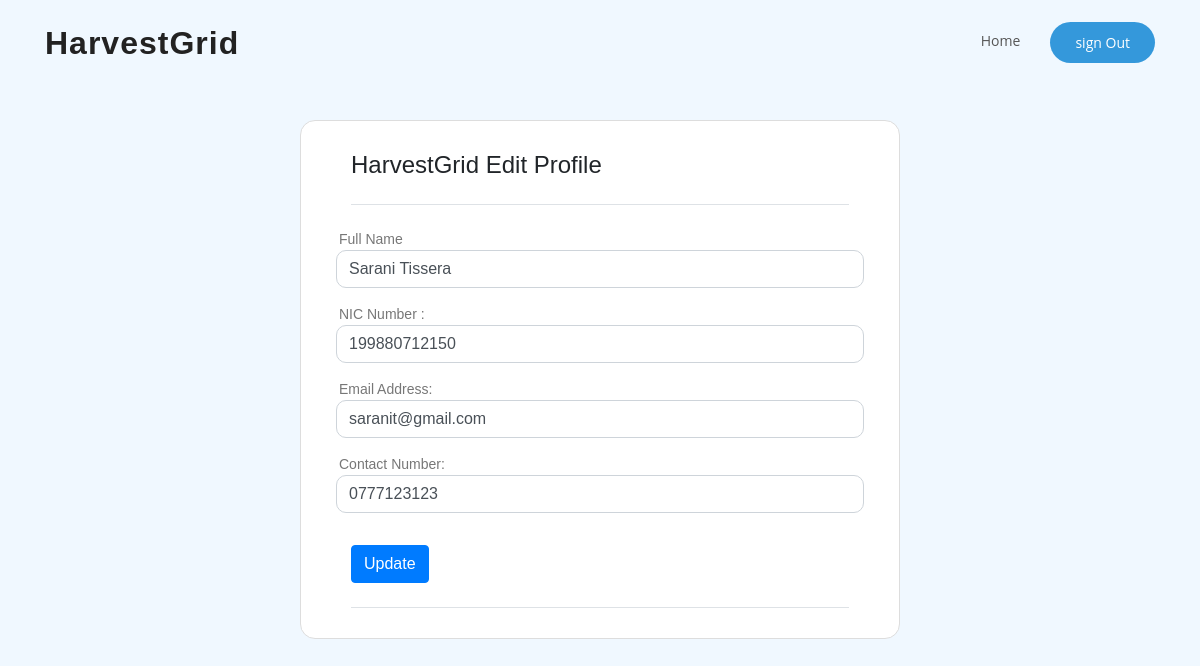
Page /pages/editprofile.php (signed in) on the committed database.
### tables this page shows
CREATE TABLE `users` (
  `user_id` int(11) NOT NULL,
  `user_name` varchar(150) NOT NULL,
  `user_nic` varchar(12) NOT NULL,
  `user_password` varchar(255) NOT NULL,
  `user_email` varchar(150) NOT NULL,
  `user_tp` varchar(10) NOT NULL,
  `user_gender` char(1) NOT NULL,
  `user_age` int(2) NOT NULL,
  `user_crop` varchar(50) NOT NULL,
  `user_lat` float(10,6) NOT NULL,
  `user_lng` float(10,6) NOT NULL,
  `user_city` varchar(30) NOT NULL DEFAULT 'N/A',
  `user_role` char(1) NOT NULL DEFAULT 'F',
  `status` char(1) DEFAULT 'N',
  `user_rating` int(11) NOT NULL DEFAULT 10,
  `user_img` text NOT NULL DEFAULT 'nopropic.webp',
  `user_regdate` timestamp NOT NULL DEFAULT current_timestamp() ON UPDATE current_timestamp()
);

### pages/editprofile.php (the view, shortened to what this page needs)
<?php
include "../includes/editprofile.php";
$user_id = ($_SESSION['user_id']);
$query = "SELECT * from users WHERE user_id = '$user_id'";
$result = mysqli_query($con, $query);
while ($row = mysqli_fetch_assoc($result)) {
    $email = $row['user_email'];
    $name = $row['user_name'];
    $nic = $row['user_nic'];
    $tp = $row['user_tp'];
}
?>
<!DOCTYPE html>
<html lang="en">
<head>
    <link href="../assets/css/style.css" rel="stylesheet">
    <link rel="stylesheet" href="https://maxcdn.bootstrapcdn.com/bootstrap/4.5.2/css/bootstrap.min.css">
    <link rel="stylesheet" href="https://stackpath.bootstrapcdn.com/bootstrap/4.3.1/css/bootstrap.min.css">
    <link href="../assets/css/formstyle.css" rel="stylesheet">
</head>
<body>
    <header id="header" class="fixed-top d-flex align-items-center">
        <div class="container d-flex align-items-center">
            <div class="logo mr-auto">
                <h1 class="text-light"><a href="../index.php"><span>HarvestGrid</span></a></h1>
            </div>
            <nav class="nav-menu d-none d-lg-block">
                <ul>
                    <li><a href="../index.php">Home</a></li>
                    <li class="get-started"><a href="../includes/signout.php">sign Out</a></li>
                </ul>
            </nav>
        </div>
    </header>
    <br><br><br>
    <?php if ($_SESSION['user_role'] != "A") { ?>
        <div class="wrapper bg-white mt-sm-5">
            <h4 class="pb-4 border-bottom">HarvestGrid Edit Profile</h4>
            <form action="" class="needs-validation" method="post" enctype="multipart/form-data" novalidate>
                <div class="py-2">
                    <div class="row py-2">
                        <label for="name">Full Name</label>
                        <input type="text" class="form-control" id="name" placeholder="Enter Name" name="user_name" value="<?php if (isset($name)) {
                                                                                                                                echo $name;
                                                                                                                            } ?>" required>
                    </div>
                    <div class="row py-2">
                        <label for="nic">NIC Number : </label>
                        <input type="text" class="form-control" id="nic" placeholder="Enter NIC Number" name="user_nic" pattern=".{10,12}" value="<?php if (isset($nic)) {
                                                                                                                                                        echo $nic;
                                                                                                                                                    } ?>" required>
                    </div>
                    <div class="row py-2">
                        <label for="email">Email Address:</label>
                        <input type="email" class="form-control" id="email" placeholder="Enter Email" name="user_email" pattern="[a-z0-9._%+-]+@[a-z0-9.-]+\.[a-z]{2,}$" value="<?php if (isset($email)) {
                                                                                                                                                                                    echo $email;
                                                                                                                                                                                } ?>" required>
                    </div>
                    <div class="row py-2">
                        <label for="tp">Contact Number:</label>
                        <input type="text" class="form-control" id="tp" placeholder="Enter Contact Number" name="user_tp" pattern=".{10}" value="<?php if (isset($tp)) {
                                                                                                                                                        echo $tp;
                                                                                                                                                    } ?>" required>
                    </div>
                </div>
                <div class="py-3 pb-4 border-bottom"> <button type="submit" class="btn btn-primary mr-3">Update</button></div>
        </div>
    <?php } ?>
</body>
</html>

### assets/css/style.css (style rules this page uses)
body { font-family: "Open Sans", sans-serif; color: #444444; }
a { color: #3498db; }
h1, h2, h3, h4, h5, h6 { font-family: "Raleway", sans-serif; }
#header { z-index: 997; transition: all 0.5s; padding: 22px 0; }
#header .logo h1 { font-size: 32px; margin: 0; padding: 0; line-height: 1; font-weight: 700; letter-spacing: 1px; }
#header .logo h1 a, #header .logo h1 a:hover { color: #222222; text-decoration: none; }
.nav-menu, .nav-menu * { margin: 0; padding: 0; list-style: none; }
.nav-menu > ul > li { position: relative; white-space: nowrap; float: left; }
.nav-menu a { display: block; position: relative; color: #555555; padding: 8px 0 12px 25px; transition: 0.3s; font-size: 14px; font-family: "Open Sans", sans-serif; }
.nav-menu .get-started a { background: #3498db; color: #fff; border-radius: 50px; margin: 0 0 0 30px; padding: 10px 25px; }

### assets/css/formstyle.css (style rules this page uses)
body { font-family: 'Poppins', sans-serif; background-color: aliceblue }
.wrapper { padding: 30px 50px; border: 1px solid #ddd; border-radius: 15px; margin: 10px auto; max-width: 600px }
label { margin-bottom: 0; font-size: 14px; font-weight: 500; color: #777; padding-left: 3px }
.form-control { border-radius: 10px }

### rows in the picture
users: user_name "Sarani Tissera", user_nic "199880712150", user_email "saranit@gmail.com", user_tp "0777123123"
